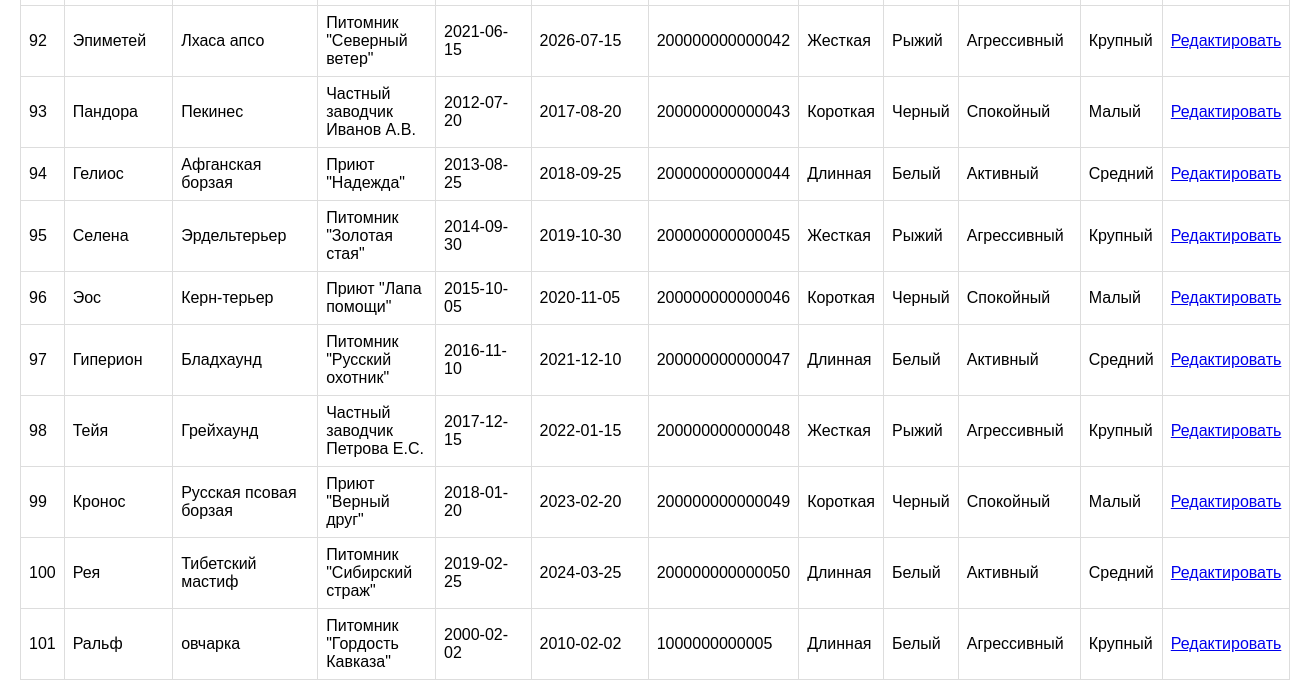
Before: /view (lower part) with the older database file.
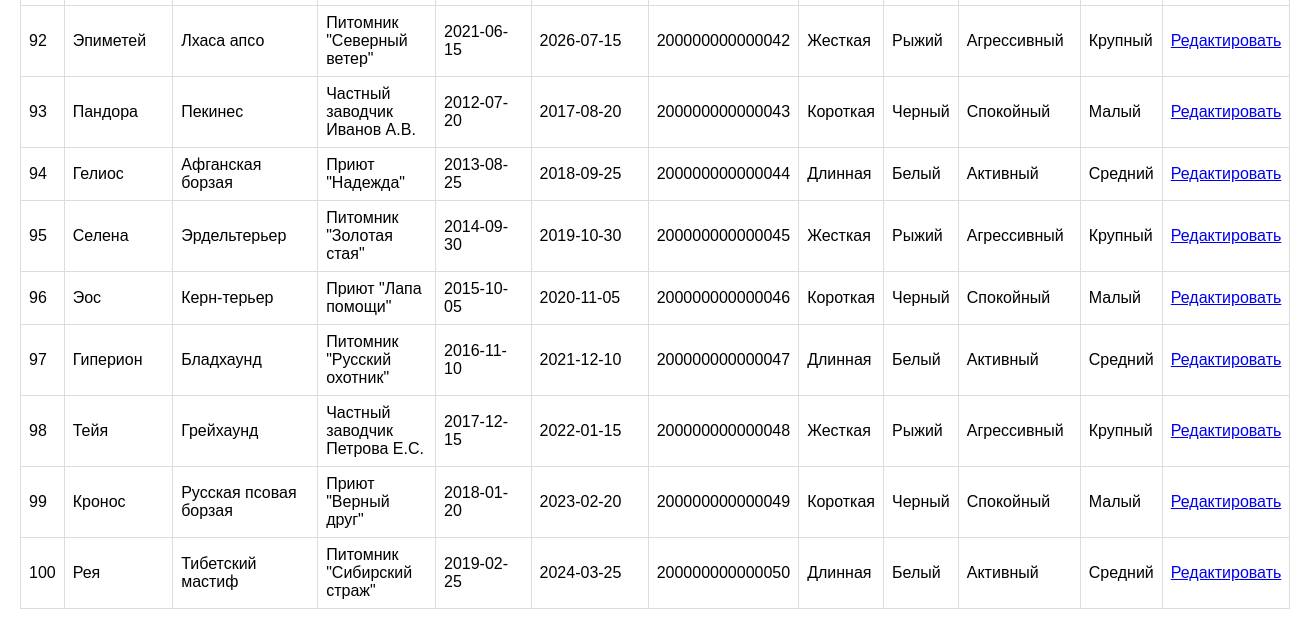
After: the same page with the newer database file.
### tables this page shows
CREATE TABLE "dogs" (
	"id"	INTEGER,
	"name"	VARCHAR(100) NOT NULL,
	"birth_date"	DATE,
	"breeds_id"	INTEGER,
	"getting_id"	INTEGER,
	"vet_examinations_id"	INTEGER,
	"location_id"	INTEGER,
	"registration_date"	DATE,
	"microchip_number"	VARCHAR(20),
	"coat_type"	INTEGER,
	"color_variations"	INTEGER,
	"temperament"	INTEGER,
	"size"	INTEGER,
	PRIMARY KEY("id" AUTOINCREMENT),
	FOREIGN KEY("breeds_id") REFERENCES "breeds"("id"),
	FOREIGN KEY("coat_type") REFERENCES "coat_type"("id"),
	FOREIGN KEY("color_variations") REFERENCES "color_variations"("id"),
	FOREIGN KEY("getting_id") REFERENCES "getting"("id"),
	FOREIGN KEY("location_id") REFERENCES "locations"("id"),
	FOREIGN KEY("size") REFERENCES "size"("id"),
	FOREIGN KEY("temperament") REFERENCES "temperament"("id"),
	FOREIGN KEY("vet_examinations_id") REFERENCES "vet_examinations"("id")
);

CREATE TABLE breeds (
    id INTEGER PRIMARY KEY AUTOINCREMENT,
    breed_name VARCHAR(100) NOT NULL,
    breed_group VARCHAR(50),
    origin_country VARCHAR(50),
    average_lifes INTEGER,
    typical_use VARCHAR(100),
    common_health_issues VARCHAR(200),
    recommended_vaccinations VARCHAR(200),
    veterinary_care VARCHAR(50),
    average_weight_male FLOAT,
    average_weight_female FLOAT,
    trainability_level VARCHAR(50),
    recommended_training_age INTEGER,
    common_behavioral_issues VARCHAR(200),
    preferred_training_methods VARCHAR(200),
    typical_learning_period INTEGER
);

CREATE TABLE locations (
    id INTEGER PRIMARY KEY AUTOINCREMENT,
    location_name VARCHAR(100) NOT NULL,
    location_type VARCHAR(50),
    address VARCHAR(200),
    contact_info VARCHAR(100),
    price FLOAT,
    availability INTEGER,
    website VARCHAR(200)
);

CREATE TABLE coat_type (
    id INTEGER PRIMARY KEY AUTOINCREMENT,
    coat_type_name VARCHAR(50) NOT NULL
);

CREATE TABLE color_variations (
    id INTEGER PRIMARY KEY AUTOINCREMENT,
    color_variations_name VARCHAR(50) NOT NULL
);

CREATE TABLE temperament (
    id INTEGER PRIMARY KEY AUTOINCREMENT,
    temperament_name VARCHAR(50) NOT NULL
);

CREATE TABLE size (
    id INTEGER PRIMARY KEY AUTOINCREMENT,
    size_name VARCHAR(50) NOT NULL
);

### flask_app.py (the view)
@app.route('/view')
def view():
    with get_db_connection() as conn:
        cursor = conn.cursor()
        query = """
            SELECT d.id, d.name, b.breed_name, l.location_name, d.birth_date, d.registration_date, d.microchip_number,
                   ct.coat_type_name, cv.color_variations_name, t.temperament_name, s.size_name
            FROM dogs d
            JOIN breeds b ON d.breeds_id = b.id
            JOIN locations l ON d.location_id = l.id
            JOIN coat_type ct ON d.coat_type = ct.id
            JOIN color_variations cv ON d.color_variations = cv.id
            JOIN temperament t ON d.temperament = t.id
            JOIN size s ON d.size = s.id
            ORDER BY d.id
        """
        dogs = cursor.execute(query).fetchall()
    return render_template('view.html', dogs=dogs)

### flask_app.py (called while the page is built)
def get_db_connection():
    conn = sqlite3.connect(DB_PATH, timeout=10)
    conn.row_factory = sqlite3.Row
    return conn

### templates/view.html (shortened to what this page needs)
<!DOCTYPE html>
<html lang="ru">
<head>
    <link rel="stylesheet" href="{{ url_for('static', filename='style.css') }}">
</head>
<body>
    {% if dogs %}
        <table>
            {% for dog in dogs %}
            <tr>
                <td>{{ dog['id'] }}</td>
                <td>{{ dog['name'] }}</td>
                <td>{{ dog['breed_name'] }}</td>
                <td>{{ dog['location_name'] or 'Не указано' }}</td>
                <td>{{ dog['birth_date'] or 'Не указано' }}</td>
                <td>{{ dog['registration_date'] or 'Не указано' }}</td>
                <td>{{ dog['microchip_number'] or 'Не указано' }}</td>
                <td>{{ dog['coat_type_name'] or 'Не указано' }}</td>
                <td>{{ dog['color_variations_name'] or 'Не указано' }}</td>
                <td>{{ dog['temperament_name'] or 'Не указано' }}</td>
                <td>{{ dog['size_name'] or 'Не указано' }}</td>
		<td><a href="{{ url_for('edit', id=dog['id']) }}">Редактировать</a></td>
            </tr>
            {% endfor %}
        </table>
    {% else %}
        <p>Нет собак для отображения.</p>
    {% endif %}
</body>
</html>

### static/style.css (style rules this page uses)
body { font-family: Arial, sans-serif; margin: 20px; }
table { border-collapse: collapse; width: 100%; }

Changed rows visible on the page:
removed dogs: id "101", name "Ральф", breed_name "овчарка", location_name "Питомник \"Гордость Кавказа\"", birth_date "2000-02-02", registration_date "2010-02-02", microchip_number "1000000000005", coat_type_name "Длинная", color_variations_name "Белый", temperament_name "Агрессивный", size_name "Крупный"
